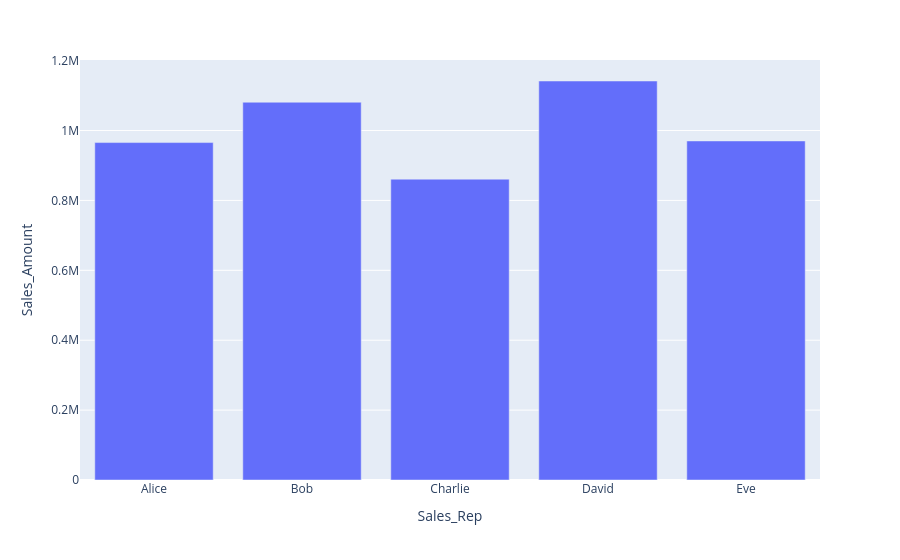

The notebook cell saved with this chart:
### Code cell
sales_rep=df.groupby("Sales_Rep",as_index=False)["Sales_Amount"].sum()

fig=px.bar(sales_rep,
           x="Sales_Rep",
           y="Sales_Amount")

fig.show()

### Figure 1 — Plotly figure (JSON) as saved in the notebook; plotly's stock layout.template omitted (floating-point values rounded to 4 significant figures)
{"data": [{"hovertemplate": "Sales_Rep=%{x}<br>Sales_Amount=%{y}<extra></extra>", "legendgroup": "", "marker": {"color": "#636efa", "pattern": {"shape": ""}}, "name": "", "orientation": "v", "showlegend": false, "textposition": "auto", "type": "bar", "x": ["Alice", "Bob", "Charlie", "David", "Eve"], "xaxis": "x", "y": [965500.0, 1081000.0, 860800.0, 1142000.0, 970200.0], "yaxis": "y"}], "layout": {"barmode": "relative", "legend": {"tracegroupgap": 0}, "margin": {"t": 60}, "xaxis": {"anchor": "y", "domain": [0, 1], "title": {"text": "Sales_Rep"}}, "yaxis": {"anchor": "x", "domain": [0, 1], "title": {"text": "Sales_Amount"}}}}
